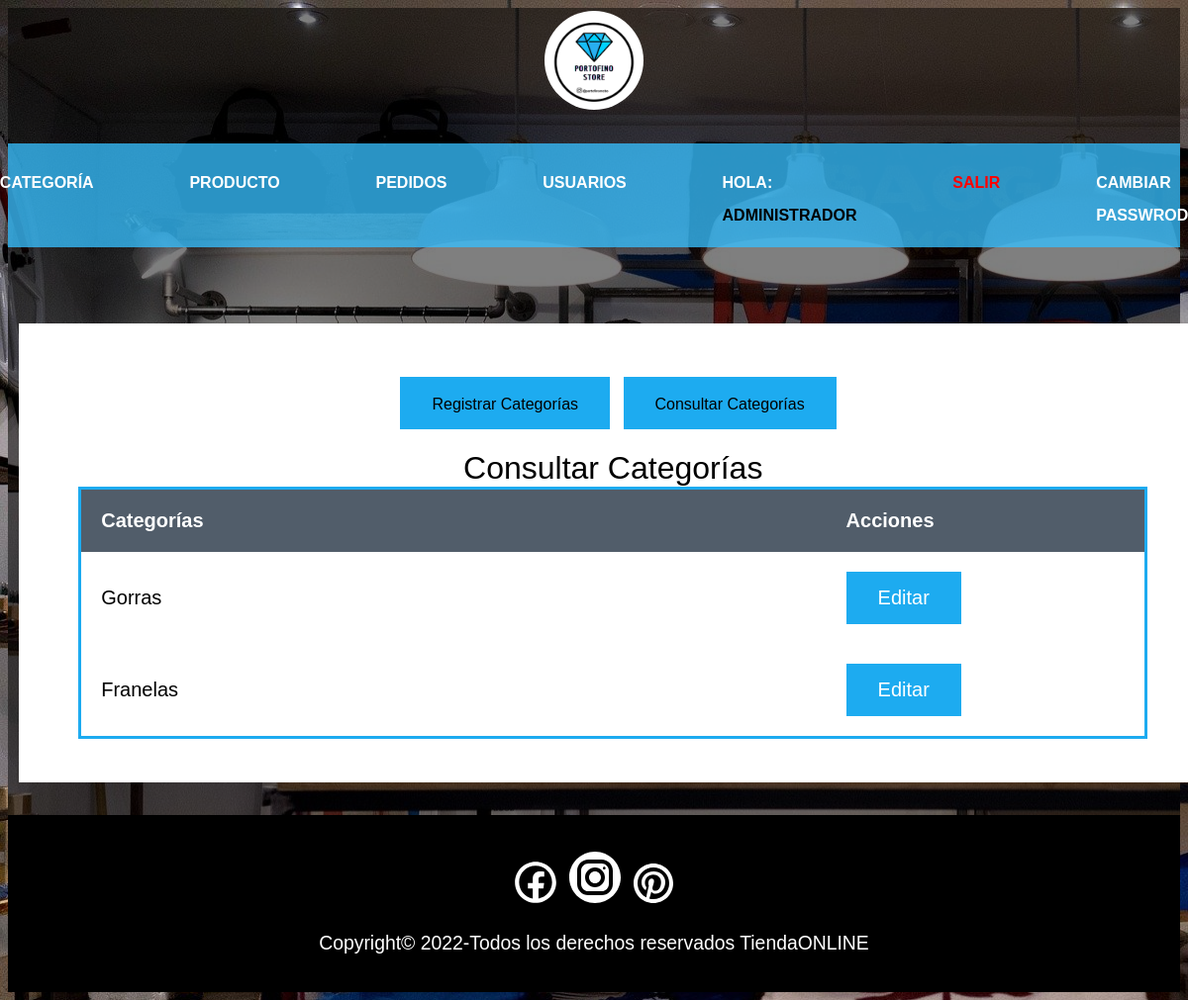
Screenshot of /views/admin/categorias.php (signed in) with the database file from the repository.
### tables this page shows
CREATE TABLE `datos_personales` (
  `id_registro` int(11) NOT NULL,
  `cedula` varchar(8) NOT NULL,
  `apellido` varchar(255) NOT NULL,
  `nombre` varchar(255) NOT NULL,
  `correo` varchar(255) NOT NULL,
  `telefono` varchar(20) NOT NULL,
  `direccion` text NOT NULL,
  `fecha_registro` date NOT NULL
);

CREATE TABLE `categoria` (
  `id_categoria` int(11) NOT NULL,
  `id_registro` int(11) NOT NULL,
  `categoria` varchar(255) NOT NULL
);

### bd/conexion.php (called while the page is built)
<?php
class conexion {
 public static function con()
	{
		$server = "localhost";
        $user = "root";
        $pass = "";
        $bd = "tienda";
        $con = mysqli_connect($server, $user, $pass,$bd)
        or die("Ha sucedido un error inexperado en la conexion de la base de datos");
        return $con;
	}
}
?>

### models/id/id_usuario.php (called while the page is built, shortened)
<?php
   include("../../bd/conexion.php");
   $usuario = $_SESSION["usuario"];
   $sql = ("SELECT * FROM datos_personales WHERE correo = '$usuario'");
   $res=mysqli_query(conexion::con(), $sql);
    foreach ($res as $key) {
        $apellido_user = $key['apellido'];
    }
  $sql1 = ("SELECT * FROM usuario WHERE email = '$usuario'");
  $res1=mysqli_query(conexion::con(), $sql1);
  foreach ($res1 as $key1) {
        $kind=$key1['tipo'];
    }
?>

### views/admin/categorias.php (the view, shortened to what this page needs)
<?php require_once("nabvar.php"); ?>
<?php if ($kind=='1') {?>
<div class="contenedor">
    <center>
        <div class="card">
          <br><br><br><br>
              <p align="center">
                &nbsp;&nbsp;&nbsp;&nbsp;<a href="categoria.php" class="button"><font color="#000000" size="3">Registrar Categorías</font></a>
                &nbsp;&nbsp;&nbsp;&nbsp;<a href="categorias.php" class="button"><font color="#000000" size="3">Consultar Categorías</font></a>
              </p>
              <br>
              <font color="#000000" size="6">Consultar Categorías</font>
              <table width="100%">
                <tr bgcolor="#515d6a">
                  <th width="70%" align="left"><font color="FFFFFF">Categorías</font></th>
                  <th width="30%" align="left"><font color="FFFFFF">Acciones</font></th>
                </tr>
              <?php
                $sql = ("SELECT * FROM categoria ORDER BY id_categoria DESC");
                $result=mysqli_query(conexion::con(), $sql);
                  foreach ($result as $categoria) {
              ?>
                <tr>
                  <td><?php echo $categoria['categoria']; ?></td>
                  <td>
                    <a href="editar_categoria.php?id_categoria=<?php echo $categoria['id_categoria']; ?>" type="button" class="button">Editar</a>
                  </td>
                </tr>
              <?php } ?>
              </table>
              <br><br><br><br>
    </div>
    </center>
</div>
<br><br><br>
<?php } ?>
<?php require_once("footer.php"); ?>

### views/admin/nabvar.php (shortened to what this page needs)
<?php include("../../models/id/id_usuario.php"); ?>
<!DOCTYPE html>
<html lang="en">
<head>
    <link rel="stylesheet" href="CSS/style.css">
</head>
<body background="IMG/tienda.jpg">
    <div class="img-fondo">
        <div class="velo-negro">
            <header class="header">
                <a href="home.php">
                    <img src="IMG/logo.png" alt="logo" class="logo-img">
                </a>
            </header>
            <nav>
                <?php if ($kind=='1') {?>
                <a href="categoria.php"><font size="3">CATEGORÍA</font></a>
                <a href="producto.php"><font size="3">PRODUCTO</font></a>
                <a href="pedidos_clientes.php"><font size="3">PEDIDOS</font></a>
                <a href="usuarios.php"><font size="3">USUARIOS</font></a>
                <?php } ?>
                <a><font size="3">Hola: <font color="#000000"><?php echo $nombre_user ?>  <?php echo $apellido_user ?></font></font></a>
                <a href="../../controllers/cerrar/salir.php"><font color="red" size="3">Salir</font></a>
                <a href="cambiar_password.php"><font size="3">Cambiar Passwrod</font></a>
          </nav>

### views/admin/CSS/style.css (style rules this page uses)
html { box-sizing: border-box; font-size: 60.5%; }
*,*::before,*::after { box-sizing: inherit; }
.img-fondo { background-image: url(IMG/tienda.jpg); }
img { width: 100%; }
.velo-negro { background-color:rgba(0, 0, 0, 0.5); }
.contenedor { max-width: 120rem; margin: 0 auto; }
.header { display: flex; justify-content: center; }
.logo-img { max-width: 100px; margin: 3px; border-radius: 1000px; }
nav { margin: 3rem 0 8rem 0; background-color: rgba(55, 192, 255, 0.768); padding: 2rem; display: flex; justify-content: center; gap: 10rem; }
a { text-decoration: none; }
nav a { font-family: Arial, Helvetica, sans-serif; font-weight: 800; font-size: 3rem; color: white; text-transform: uppercase; }

### views/admin/categorias.php (style rules this page uses)
.button { background-color: #1DABF0; border: none; color: white; padding: 15px 32px; text-align: center; text-decoration: none; display: inline-block; font-size: 20px; }
table { table-layout: fixed; width: 90%; border-collapse: collapse; border: 3px solid #1DABF0; font-size: 20px; }
th, td { padding: 20px; }
.card { background: #FFFFFF; flex-direction:column; justify-content:space-between; width:1200px; border: 0px solid lightgray; font-family: sans-serif; }

### rows the page displays
datos_personales: apellido "ADMINISTRADOR"
categoria: categoria "Gorras"
categoria: categoria "Franelas"
